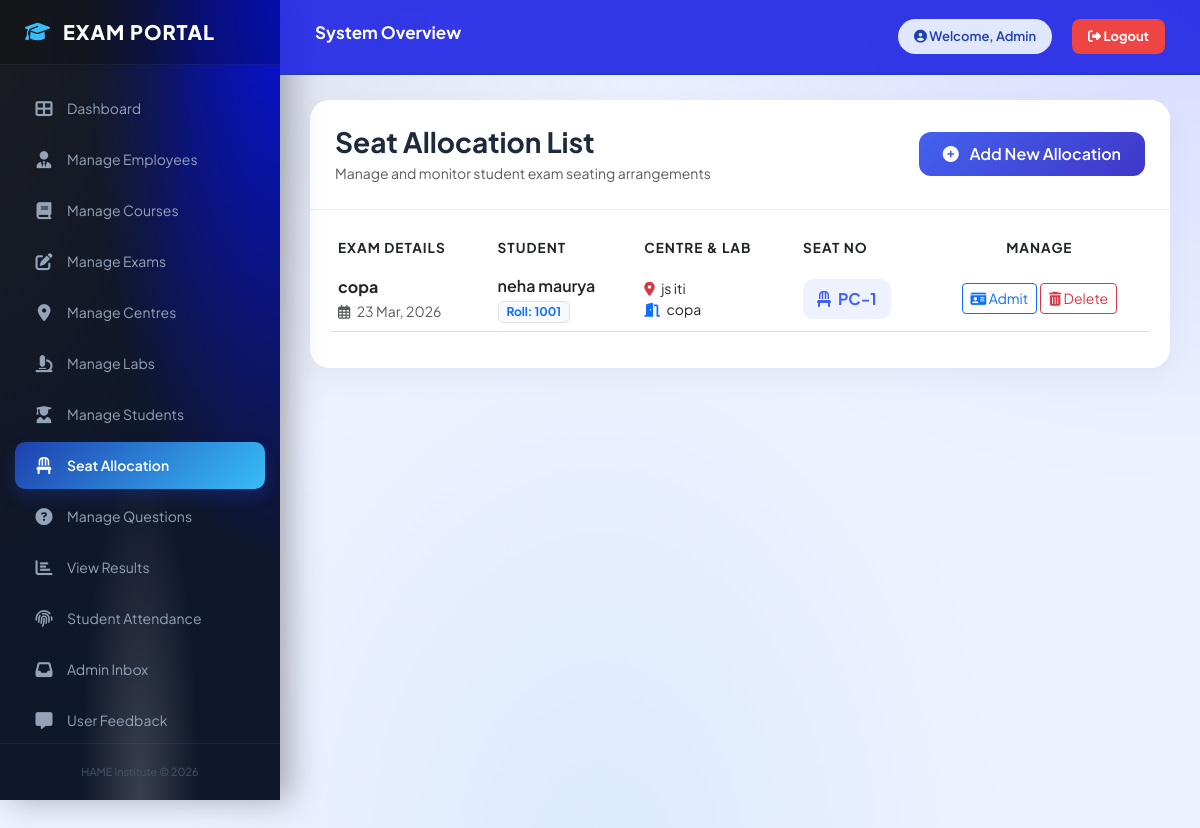
The app's page /admin/manage-allocation.php with its own data.
### tables this page shows
CREATE TABLE `seat_allocation` (
  `id` int(11) NOT NULL,
  `exam_id` int(11) NOT NULL,
  `centre_id` int(11) NOT NULL,
  `lab_id` int(11) NOT NULL,
  `student_id` int(11) NOT NULL,
  `seat_no` varchar(20) NOT NULL,
  `created_at` timestamp NOT NULL DEFAULT current_timestamp()
);

CREATE TABLE `exams` (
  `exam_id` int(11) NOT NULL,
  `exam_name` varchar(100) DEFAULT NULL,
  `subject_name` varchar(100) DEFAULT NULL,
  `exam_date` date DEFAULT NULL,
  `exam_time` time DEFAULT NULL,
  `exam_end_time` time DEFAULT NULL,
  `centre` varchar(100) DEFAULT NULL,
  `total_students` int(11) DEFAULT NULL,
  `status` varchar(20) DEFAULT 'Active',
  `course` varchar(100) DEFAULT NULL
);

CREATE TABLE `students` (
  `student_id` int(11) NOT NULL,
  `name` varchar(100) DEFAULT NULL,
  `father_name` varchar(255) DEFAULT NULL,
  `email` varchar(100) DEFAULT NULL,
  `phone` varchar(15) DEFAULT NULL,
  `gender` varchar(10) DEFAULT NULL,
  `dob` date DEFAULT NULL,
  `roll_no` varchar(50) DEFAULT NULL,
  `password` varchar(255) DEFAULT NULL,
  `status` varchar(20) DEFAULT 'pending',
  `course` varchar(100) DEFAULT NULL,
  `address` text DEFAULT NULL,
  `photo` varchar(255) DEFAULT NULL,
  `created_at` timestamp NOT NULL DEFAULT current_timestamp(),
  `rejection_reason` text DEFAULT NULL
);

CREATE TABLE `exam_centres` (
  `id` int(11) NOT NULL,
  `centre_name` varchar(100) DEFAULT NULL,
  `address` text DEFAULT NULL,
  `city` varchar(50) DEFAULT NULL,
  `status` enum('Active','Inactive') DEFAULT 'Active',
  `contact_no` varchar(15) DEFAULT NULL,
  `email` varchar(100) DEFAULT NULL,
  `centre_code` varchar(50) DEFAULT NULL
);

CREATE TABLE `labs` (
  `id` int(11) NOT NULL,
  `centre_id` int(11) DEFAULT NULL,
  `lab_name` varchar(50) DEFAULT NULL,
  `lab_code` varchar(50) DEFAULT NULL,
  `floor_no` varchar(50) DEFAULT NULL,
  `total_computers` int(11) DEFAULT NULL,
  `status` enum('Available','Maintenance') DEFAULT 'Available'
);

### admin/manage-allocation.php (the view, shortened to what this page needs)
<?php
include("../config.php");
$query = "SELECT
            sa.id AS allocation_id,
            sa.seat_no,
            sa.student_id,
            sa.exam_id,
            s.name AS student_name,
            s.roll_no,
            e.exam_name,
            e.exam_date,
            e.exam_time,
            c.centre_name,
            c.city,
            l.lab_name
          FROM seat_allocation sa
          JOIN students s ON sa.student_id = s.student_id
          JOIN exams e ON sa.exam_id = e.exam_id
          JOIN exam_centres c ON sa.centre_id = c.id
          JOIN labs l ON sa.lab_id = l.id
          ORDER BY e.exam_date ASC, sa.id DESC";
$result = mysqli_query($conn, $query);
?>
<!DOCTYPE html>
<html lang="en">
<head>
    <link href="https://cdn.jsdelivr.net/npm/bootstrap@5.3.0/dist/css/bootstrap.min.css" rel="stylesheet">
    <link rel="stylesheet" href="https://cdnjs.cloudflare.com/ajax/libs/font-awesome/6.4.0/css/all.min.css">
</head>
<body>
<div class="wrapper">
    <div id="sidebar">
        <?php include("sidebar.php"); ?>
    </div>
    <div id="content">
        <div class="custom-card">
            <div class="header-section">
                <div>
                    <h3 class="fw-bold mb-1" style="color: #1e293b;">Seat Allocation List</h3>
                    <p class="text-muted small mb-0">Manage and monitor student exam seating arrangements</p>
                </div>
                <a href="allocate-seat.php" class="btn-add">
                    <i class="fa fa-plus-circle me-2"></i> Add New Allocation
                </a>
            </div>
            <div class="table-container">
                <div class="table-responsive">
                    <table class="table align-middle">
                        <thead>
                            <tr>
                                <th>Exam Details</th>
                                <th>Student</th>
                                <th>Centre & Lab</th>
                                <th>Seat No</th>
                                <th class="text-center">Manage</th>
                            </tr>
                        </thead>
                        <tbody>
                            <?php if(mysqli_num_rows($result) > 0): ?>
                                <?php while($row = mysqli_fetch_assoc($result)): ?>
                                <tr>
                                    <td>
                                        <span class="fw-bold d-block text-dark"><?= $row['exam_name'] ?></span>
                                        <small class="text-muted"><i class="far fa-calendar-alt me-1"></i> <?= date('d M, Y', strtotime($row['exam_date'])) ?></small>
                                    </td>
                                    <td>
                                        <span class="fw-semibold d-block"><?= $row['student_name'] ?></span>
                                        <span class="badge bg-light text-primary border">Roll: <?= $row['roll_no'] ?></span>
                                    </td>
                                    <td>
                                        <div class="small">
                                            <i class="fa fa-location-dot text-danger me-1"></i> <?= $row['centre_name'] ?><br>
                                            <i class="fa fa-door-open text-primary me-1"></i> <?= $row['lab_name'] ?>
                                        </div>
                                    </td>
                                    <td>
                                        <span class="seat-badge"><i class="fa fa-chair me-1"></i> <?= $row['seat_no'] ?></span>
                                    </td>
                                    <td class="text-center">
                                        <a href="admit_card.php?student_id=<?= $row['student_id'] ?>&exam_id=<?= $row['exam_id'] ?>" class="btn btn-outline-primary btn-sm">
                                            <i class="fa fa-id-card"></i> Admit
                                        </a>
                                        <button class="btn btn-outline-danger btn-sm delete-confirm" data-id="<?= $row['allocation_id'] ?>">
                                            <i class="fa fa-trash-can"></i> Delete
                                        </button>
                                    </td>
                                </tr>
                                <?php endwhile; ?>
                            <?php else: ?>
                                <tr><td colspan="5" class="text-center py-5 text-muted">No records found.</td></tr>
                            <?php endif; ?>
                        </tbody>
                    </table>
                </div>
            </div>
        </div>
    </div>
</div>
</body>
</html>

### admin/manage-allocation.php (style rules this page uses)
:root { --sidebar-width: 260px; --primary-gradient: linear-gradient(135deg, #4361ee, #3f37c9); --bg-light: #f8f9fa; }
body { font-family: 'Plus Jakarta Sans', sans-serif; background-color: var(--bg-light); margin: 0; overflow-x: hidden; }
.wrapper { display: flex; width: 100%; align-items: stretch; margin-top: 70px; min-height: calc(100vh - 70px); }
#sidebar { min-width: var(--sidebar-width); max-width: var(--sidebar-width); transition: all 0.3s cubic-bezier(0.4, 0, 0.2, 1); z-index: 1000; }
#content { width: 100%; padding: 30px; transition: all 0.3s; }
.custom-card { background: #ffffff; border: none; border-radius: 20px; box-shadow: 0 10px 30px rgba(0, 0, 0, 0.04); overflow: hidden; }
.header-section { background: #fff; padding: 25px; border-bottom: 1px solid #f0f0f0; display: flex; justify-content: space-between; align-items: center; flex-wrap: wrap; gap: 15px; }
.table-container { padding: 20px; }
.seat-badge { background: #eef2ff; color: #4361ee; padding: 8px 14px; border-radius: 10px; font-weight: 700; white-space: nowrap; display: inline-block; }
.btn-add { background: var(--primary-gradient); border: none; padding: 10px 24px; border-radius: 12px; font-weight: 600; color: white; text-decoration: none; display: inline-block; transition: 0.3s; }
.table-responsive { border: none; }
table thead th { border: none; color: #64748b; font-size: 0.85rem; text-transform: uppercase; letter-spacing: 1px; padding: 15px; }

### admin/sidebar.php (style rules this page uses)
:root { --primary-blue: #1e40af; --dark-navy: #0f172a; --sky-accent: #38bdf8; --light-blue-bg: #f0f7ff; --sidebar-width: 280px; --topbar-height: 75px; }
* { box-sizing: border-box; }
body { margin: 0; padding: 0; font-family: 'Plus Jakarta Sans', sans-serif; background-color: #eef2ff; background-image: radial-gradient(at 0% 0%, rgba(15, 18, 28, 0.1) 0px, transparent 40%), radial-gradient(at 100% 0%, rgba(14, 26, 250, 0.1) 0px, transparent 40%), radial-gradient(at 50% 100%, rgba(219, 234, 254, 1) 0px, transparent 50%); background-attachment: fixed; min-height: 100vh; }

### records on screen
seat_allocation: exam.exam_name "copa", exam.exam_date "23 Mar, 2026", student.name "neha maurya", student.roll_no "1001", exam_centres.centre_name "js iti", lab.lab_name "copa", seat_no "PC-1"
